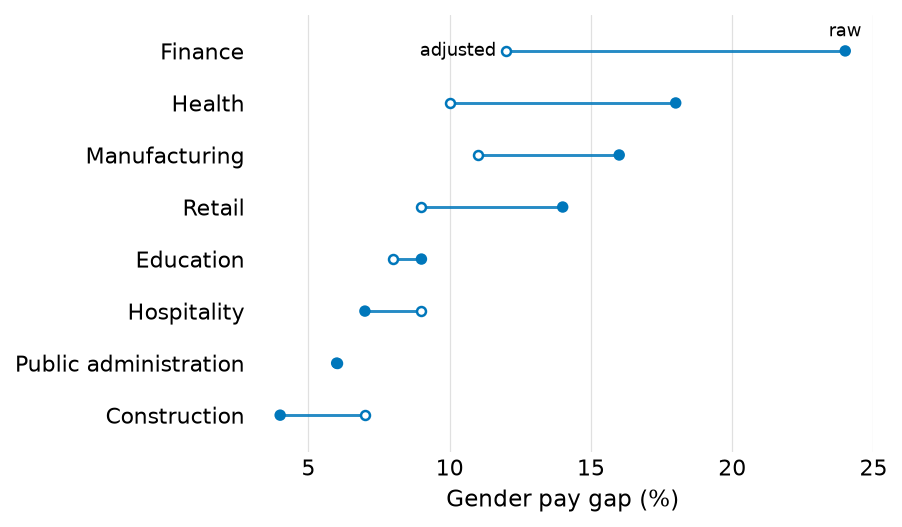

Python code for this plot:
"""Dumbbell: two measurements of one quantity per row, the baseline filled
and the alternative hollow, from synthetic data.

    uv run python docs/gallery/dumbbell.py

Writes dumbbell.png beside this script and fails if any label overlaps
something or runs off the figure.
"""

from pathlib import Path

import matplotlib.pyplot as plt
import numpy as np

import figtools as ft


def main():
    ft.setup()

    # The gender pay gap by industry, raw and adjusted for education,
    # experience and occupation: two definitions of one quantity, so neither
    # is an interval around the other.
    industries = np.array(['Finance', 'Health', 'Education', 'Retail',
                           'Manufacturing', 'Hospitality', 'Construction',
                           'Public administration'])
    raw = np.array([24.0, 18.0, 9.0, 14.0, 16.0, 7.0, 4.0, 6.0])
    adjusted = np.array([12.0, 10.0, 8.0, 9.0, 11.0, 9.0, 7.0, 6.0])

    # Ranked by the raw gap. dotplot would sort its own rows, but the hollow
    # markers drawn after it have to land on the same rows, so sort here.
    o = np.argsort(raw)
    industries, raw, adjusted = industries[o], raw[o], adjusted[o]
    rows = np.arange(len(raw))

    fig, ax = plt.subplots(figsize=(5.9, 3.4))
    _, dots = ft.dotplot(ax, industries, raw, sort=False,
                         ci=(np.minimum(raw, adjusted),
                             np.maximum(raw, adjusted)))
    # The hollow marks sit over the connector and the filled ones over both,
    # so a row where the two measurements agree shows the baseline's mark.
    # A hollow ring's stroke straddles its outline, so the ring is drawn
    # smaller by its stroke width to come out the size of a filled dot.
    ax.scatter(adjusted, rows, facecolor='white', edgecolor=ft.PALETTE[0],
               linewidths=1.2, s=(5.5 - 1.2) ** 2, zorder=3)
    dots.set_zorder(4)
    # Fill is what tells the two measurements apart, which a key of
    # coloured words cannot show, so the top row names its two marks.
    ft.label_points(ax, [raw[-1], adjusted[-1]], [rows[-1], rows[-1]],
                    ['raw', 'adjusted'])
    ax.set_xlabel('Gender pay gap (%)')

    found = ft.collisions(fig)
    if found:
        raise SystemExit(f'dumbbell: labels collide: {found}')
    fig.savefig(Path(__file__).with_suffix('.png'), dpi=150)


if __name__ == '__main__':
    main()
